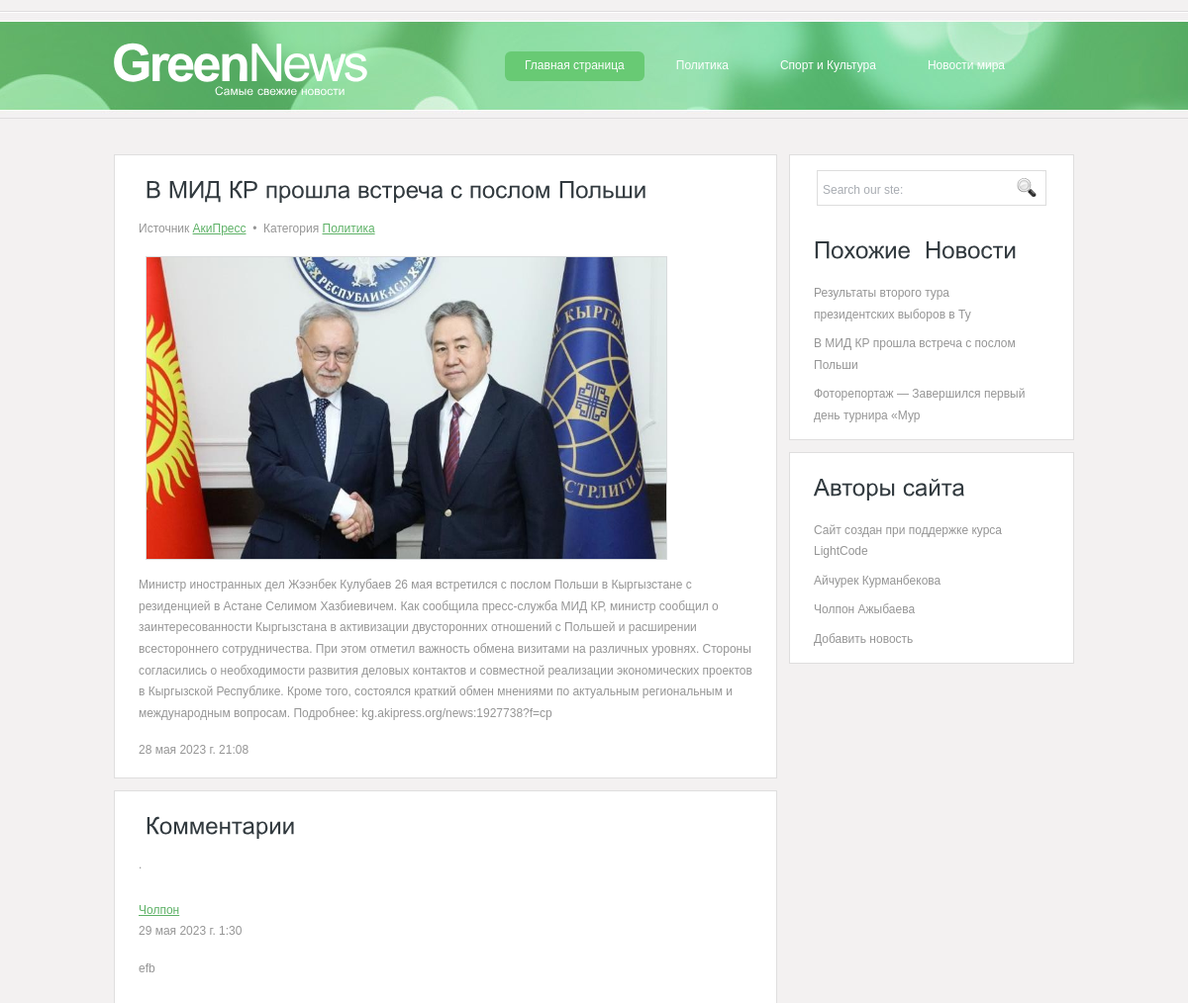
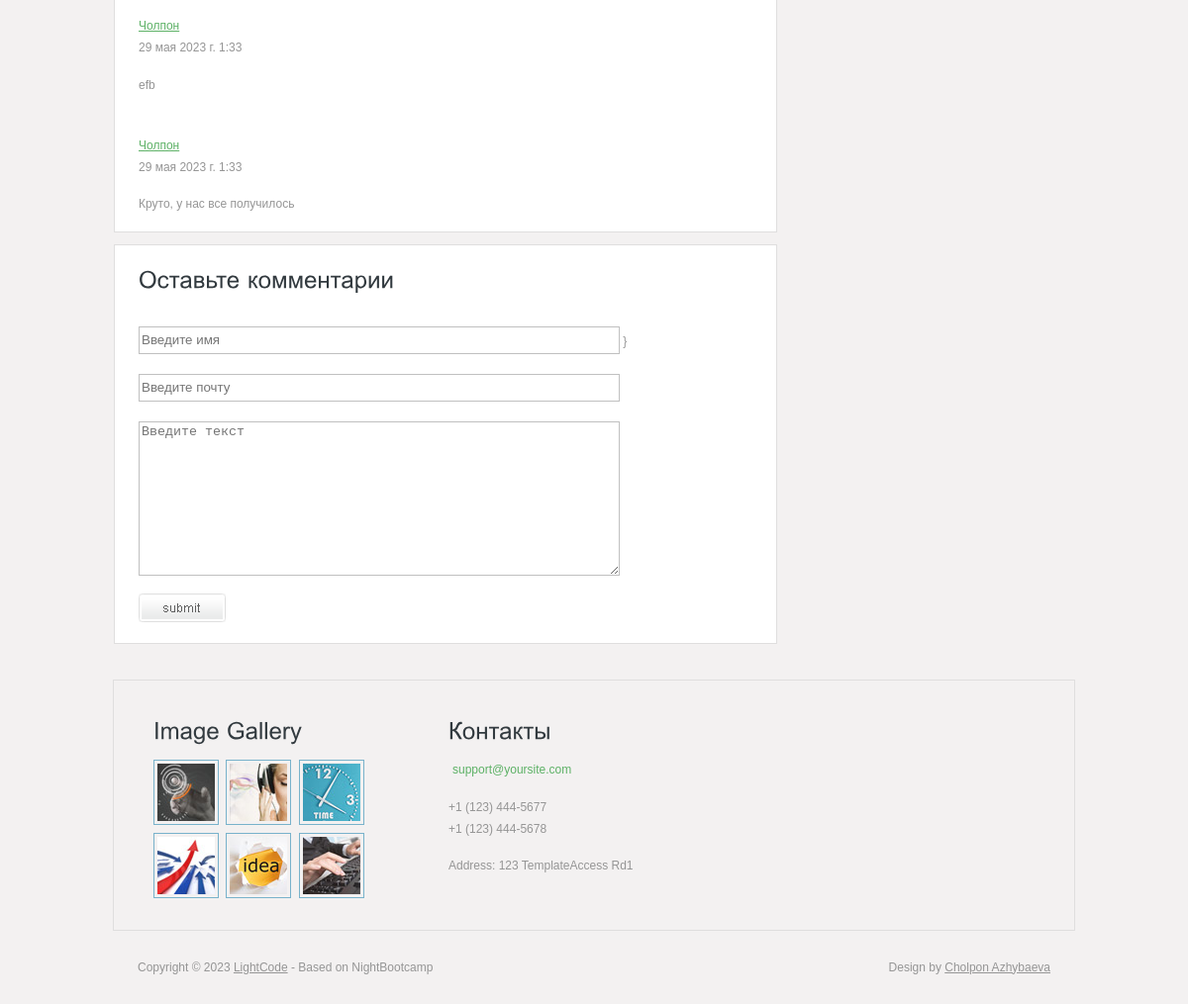
Screenshot of /news/1 with the database file from the repository (2 pictures, top to bottom).
### app/models.py (models this page shows, shortened)
class Category(models.Model):
    title = models.CharField(max_length=123)
    def __str__(self):
        return self.title
    class Meta:
        verbose_name = 'Категория'
        verbose_name_plural = 'Категории'

class News(models.Model):
    title = models.CharField(max_length=50)
    owner = models.CharField(max_length=20)
    description = models.TextField()
    image = models.ImageField(upload_to='news/%Y/%m/%d/')
    created_date = models.DateTimeField(auto_now_add=True)
    category = models.ForeignKey('Category', on_delete=models.CASCADE, related_name='news')
    class Meta:
        verbose_name = 'Новость'
        verbose_name_plural = 'Новости'
        ordering = ['-created_date']

class Comment(models.Model):
    name = models.CharField(max_length=200)
    email = models.EmailField()
    content = models.TextField()
    created_date = models.DateTimeField(auto_now_add=True)
    news = models.ForeignKey(News, on_delete=models.CASCADE, related_name='comments')
    class Meta:
        verbose_name = 'Комментарий'
        verbose_name_plural = 'Комментарии'
        ordering = ['created_date']

### app/views.py (the view)
# urls.py: path('news/<int:id>', blog),
def blog(request, id):
    news = News.objects.get(id=id)
    categories = Category.objects.all()
    if request.method == 'POST':
        form = CommentForm(data=request.POST)
        data = form.save(commit=False)
        data.news = news
        data.save()
    related_news = News.objects.all().order_by('?')[:3]
    form = CommentForm()
    return render(request, 'blog.html', {'news': news, 'categories': categories,
                                         'related_news': related_news, 'form': form})

### app/forms.py
class CommentForm(forms.ModelForm):
    class Meta:
        model = Comment
        fields = ['name', 'email', 'content']
        widgets = {
            'name': forms.TextInput(attrs={'class': 'text', 'placeholder': 'Введите имя'}),
            'email': forms.EmailInput(attrs={'class': 'text', 'placeholder': 'Введите почту'}),
            'content': forms.Textarea(attrs={'class': 'text', 'placeholder': 'Введите текст'})
        }

### app/templates/blog.html (shortened to what this page needs)
{% extends 'base.html' %}
{% load static %}
{% block content %}
  <div class="content">
    <div class="content_resize">
      <div class="mainbar">
        <div class="article">
          <h2><span> {{ news.title }}</span> </h2>
          <p> Источник <a href="#" target="_blank">{{ news.owner }}</a> <span>&nbsp;&bull;&nbsp;</span> Категория <a href="/category/{{ i.id }}">{{ news.category }}</a> <a href="#"></a></p>&nbsp;
          <img src="{{ news.image.url }}" width="525" height="305" alt="" />
          <p> {{ news.description }} </p>
          <p>{{ news.created_date }}</p>
        </div>
        <div class="article">
          <h2><span> Комментарии </span> </h2>
          <div class="clr"></div>.
          {% for comment in news.comments.all %}
          <div class="comment"> </a>
            <p><a href="#">{{ comment.name }}</a> <br />
              {{ comment.created_date }} </p>
            <p> {{ comment.content }}</p>
          </div>
          {% endfor %}
        </div>
        <div class="article">
          <h2><span>Оставьте</span> комментарии</h2>
          <form  method="post" action=" " id="leavereply">
            <ol>
              <li>
                <label for="name"></label>
                {{form.name}}
                {% csrf_token %}}
              </li>
              <li>
                <label for="email"></label>
                {{ form.email }}
              </li>
              <li>
                <label for="message"></label>
                {{ form.content }}
              </li>
              <li>
                <input type="image" name="imageField" id="imageField" src="{% static 'images/submit.gif' %}" class="send" />
              </li>
              <br>
            </ol>
          </form>
        </div>
      </div>
 {% endblock %}

### app/templates/base.html (shortened to what this page needs)
{% load static %}
<!DOCTYPE html PUBLIC "-//W3C//DTD XHTML 1.0 Transitional//EN" "http://www.w3.org/TR/xhtml1/DTD/xhtml1-transitional.dtd">
<html xmlns="http://www.w3.org/1999/xhtml">
<head>
<link href="{% static 'style.css' %}" rel="stylesheet" type="text/css" />
</head>
<body>
<div class="main">
  <div class="header">
    <div class="header_resize">
      <div class="menu_nav">
        <ul>
          <li class="active"><a href="/">Главная страница</a></li>
          {%  for i in categories %}
            <li><a href="/category/{{ i.id }}">{{ i.title }}</a></li>
          {% endfor %}
        </ul>
      </div>
      <div class="logo">
        <h1><a href="/">Green<span>News</span></a> <small>Самые свежие новости</small></h1>
      </div>
    </div>
  </div>
{% block content %}
{% endblock %}
<div class="sidebar">
        <div class="searchform">
          <form id="formsearch" name="formsearch" method="post" action="#">
            <span>
            <input name="editbox_search" class="editbox_search" id="editbox_search" maxlength="80" value="Search our ste:" type="text" />
            </span>
            <input name="button_search" src="{% static 'images/search_btn.gif' %}" class="button_search" type="image" />
          </form>
        </div>
         <div class="gadget">
          <h2 class="star"><span>Похожие </span> Новости</h2>
             {% for news1 in related_news %}
          <ul class="sb_menu">
            <li><a href="/news/{{ news1.id }}">{{ news1.title }}</a></li>
          </ul>
             {% endfor %}
        </div>
    <div class="gadget">
          <h2 class="star"><span>Авторы сайта</span></h2>
          <ul class="ex_menu">
            <li> Сайт создан при поддержке курса <a href="https://www.instagram.com/lightcode.kg/"> LightCode</a><br />
              </li>
              <li><a href="https://www.hrw.org/about/people/aichurek-kurmanbekova">Айчурек Курманбекова</a><br />
              </li>
              <li><a href="https://www.instagram.com/cholpon_azhybaeva/">Чолпон Ажыбаева</a><br />
              </li>
          <li><a href="/contact">Добавить новость</a><br />
              </li>
          </ul>
        </div>
      </div>
    </div>
  </div>
  <div class="fbg">
    <div class="fbg_resize">
      <div class="col c1">
        <h2><span>Image Gallery</span></h2>
        <a href="#"><img src="{% static 'images/pix1.jpg' %}" width="58" height="58" alt="" /></a>
        <a href="#"><img src="{% static 'images/pix2.jpg' %}" width="58" height="58" alt="" /></a>
        <a href="#"><img src="{% static 'images/pix3.jpg' %}" width="58" height="58" alt="" /></a>
        <a href="#"><img src="{% static 'images/pix4.jpg' %}" width="58" height="58" alt="" /></a>
        <a href="#"><img src="{% static 'images/pix5.jpg' %}" width="58" height="58" alt="" /></a>
        <a href="#"><img src="{% static 'images/pix6.jpg' %}" width="58" height="58" alt="" /></a> </div>
      <div class="col c3">
        <h2><span>Контакты</span></h2>
        <p><a href="#">support@yoursite.com</a></p>
        <p>+1 (123) 444-5677<br />
          +1 (123) 444-5678</p>
        <p>Address: 123 TemplateAccess Rd1</p>
      </div>
    </div>
  </div>
   <div class="footer">
    <div class="footer_resize">
      <p class="lf">Copyright &copy; 2023 <a href="https://www.instagram.com/lightcode.kg/">LightCode</a> - Based on NightBootcamp</p>
      <p class="rf">Design by <a href="https://www.instagram.com/cholpon_azhybaeva///">Cholpon Azhybaeva</a></p>
    </div>
  </div>
</div>
</body>
</html>

### static/style.css (style rules this page uses)
body { margin:0; padding:0; width:100%; color:#959595; font:normal 12px/1.8em Arial, Helvetica, sans-serif; }
html, .main { padding:0; margin:0; }
.main { background:#f3f1f1 url(images/header_bg.jpg) repeat-x center 11px; }
.logo { padding:0; float:left; width:auto; }
h1 { margin:0; padding:40px 0; float:left; color:#fff; font:bold 52px/1.2em Arial, Helvetica, sans-serif; letter-spacing:-3px; }
h1 span { font-weight:normal; }
h1 a, h1 a:hover { color:#fff; text-decoration:none; }
h1 small { display:block; margin-top:-6px; padding:0 6px 2px 104px; font:normal 12px/1.2em Arial, Helvetica, sans-serif; letter-spacing:normal; }
h2 { font:normal 24px/1.5em Arial, Helvetica, sans-serif; padding:16px 0 8px; margin:0 0 8px; color:#323a3f; }
p { margin:8px 0; padding:0 0 8px 0; font:normal 12px/1.8em Arial, Helvetica, sans-serif; }
a { color:#5db166; text-decoration:underline; }
.header, .content, .menu_nav, .fbg, .footer, form, ol, ol li, ul, .content .mainbar, .content .sidebar { margin:0; padding:0; }
.header_resize { margin:0 auto; padding:0; width:974px; }
.menu_nav { margin:0; padding:52px 40px 0 0; float:right; height:29px; }
.menu_nav ul { list-style:none; height:29px; }
.menu_nav ul li { margin:0 12px 0 0; padding:0; float:left; }
.menu_nav ul li a { display:block; margin:0; padding:4px 20px; color:#fff; text-decoration:none; font-size:12px; }
.menu_nav ul li.active a, .menu_nav ul li a:hover { background-color:#68ca74; }
.content_resize { margin:0 auto; padding:16px 0 24px; width:970px; }
.content .mainbar { margin:0; padding:0; float:left; width:670px; }
.content .mainbar img { border:1px solid #d8dbdc; }
.content .mainbar .article { margin:0 0 12px; padding:8px 24px 0; }
.content .sidebar { padding:0; float:right; width:288px; }
.content .sidebar .gadget { margin:0 0 12px; padding:8px 16px 8px 24px; }
ul.sb_menu, ul.ex_menu { margin:0; padding:0; list-style:none; color:#959595; }
ul.sb_menu li, ul.ex_menu li { margin:0; }
ul.sb_menu li { padding:4px 0; width:220px; }
ul.ex_menu li { padding:4px 0; }
ul.sb_menu li a, ul.ex_menu li a { color:#959595; text-decoration:none; margin-left:-12px; padding-left:12px; }
.content .mainbar .article, .content .sidebar .gadget, .fbg_resize { background-color:#fff; border:1px solid #dfdede; }
.content .mainbar .comment { margin:0; padding:16px 0 0 0; }
.fbg { background:repeat center center; }
.fbg_resize { margin:0 auto; width:890px; padding:24px 40px; background:repeat-x center top; }
.fbg .c2 a, .fbg .c3 a { margin:0; padding:2px 4px; color:#5db166; text-decoration:none; }
.fbg img { margin:0 4px 0 0; padding:3px; border:1px solid #78b2cb; }
.fbg .col { margin:0; float:left; }
.fbg .c1 { padding:0 16px 0 0; width:266px; }
.fbg .c3 { padding:0 0 0 16px; width:260px; }
.footer_resize { margin:0 auto; padding:26px; width:922px; }
.footer p { margin:0; padding:4px 0; line-height:normal; }
.footer a { color:#959595; padding:inherit; text-decoration:underline; }
.footer .lf { float:left; }
.footer .rf { float:right; }
ol { list-style:none; }
ol li { display:block; clear:both; }
ol li label { display:block; margin:0; padding:16px 0 0 0; }
ol li input.text { width:480px; border:1px solid #c0c0c0; margin:2px 0; padding:5px 2px; height:16px; background:#fff; }
ol li textarea { width:480px; border:1px solid #c0c0c0; margin:2px 0; padding:2px; background:#fff; }
ol li .send { margin:16px 0 0 0; }
.searchform { float:right; }
#formsearch { margin:0; height:36px; padding:10px 28px 40px 0; }
#formsearch span { display:block; margin:6px 0; padding:0; float:left; background:#fff url(images/search.gif) no-repeat top left; }
#formsearch input.editbox_search { margin:0; padding:11px 6px 10px; float:left; width:181px; border:none; background:none; font:normal 12px/1.5em Arial, Helvetica, sans-serif; color:#a8acb2; }
#formsearch input.button_search { margin:6px 0 0 0; padding:0; border:none; float:left; }

### rows the page displays
Category: title "Политика"
Category: title "Спорт и Культура"
Category: title "Новости мира"
News: owner "АкиПресс", category "Политика", image (picture), description "Министр иностранных дел Жээнбек Кулубаев 26 мая встретился с послом Польши в Кыргызстане с резиденцией в Астане Селимом Хазбиевичем. Как сообщила пресс-служба МИД КР, министр сообщил о заинтересованности Кыргызстана в активизации двусторонних отношений с Польшей и расширении всестороннего сотрудничества. При этом отметил важность обмена визитами на различных уровнях. Стороны согласились о необходимости развития деловых контактов и совместной реализации экономических проектов в Кыргызской Республике. Кроме того, состоялся краткий обмен мнениями по актуальным региональным и международным вопросам. Подробнее: kg.akipress.org/news:1927738?f=cp", created_date "28 мая 2023 г. 21:08", title "В МИД КР прошла встреча с послом Польши"
Comment: name "Чолпон", created_date "29 мая 2023 г. 1:30", content "efb"
Comment: name "Чолпон", created_date "29 мая 2023 г. 1:33", content "efb"
Comment: name "Чолпон", created_date "29 мая 2023 г. 1:33", content "Круто, у нас все получилось"
News: title "Результаты второго тура президентских выборов в Ту"
News: title "Фоторепортаж — Завершился первый день турнира «Мур"
